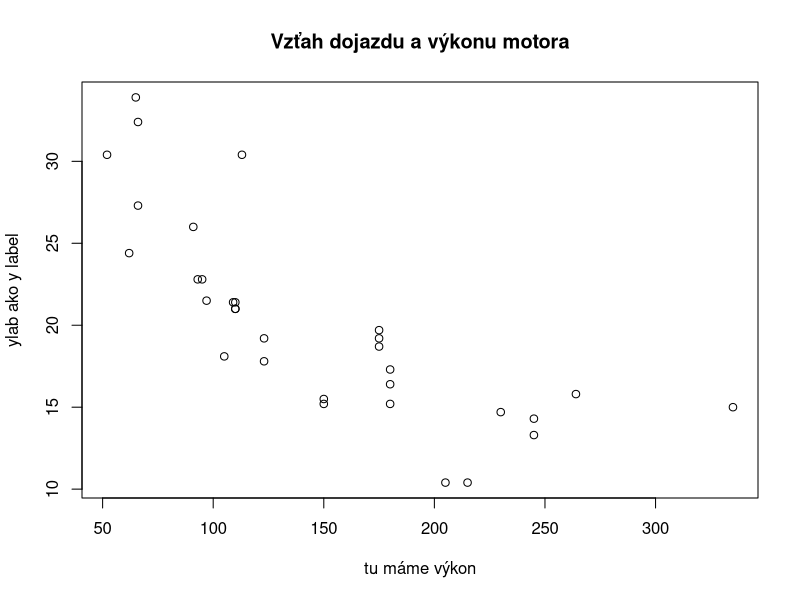
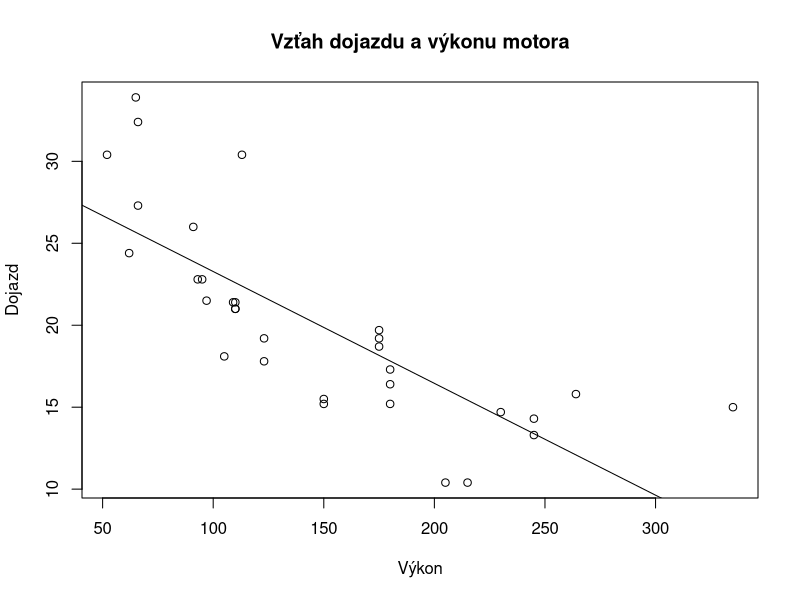

Reproduce these figures in R, in order.
## ---- chunk 1
library(knitr)
opts_chunk$set(echo = TRUE)
## ---- chunk 2
5 + 5
5 - 5
5 * 5
5 / 5
5^2
## ---- chunk 3
# zobrazí zvyšok z delenia

5 %% 2
## ---- chunk 4
mean(2, 4, 6)
abs(-5)
sqrt(8)
## ---- chunk 5
# Priradíme teda objektu "a" výsledok "2 + 2".

a <- 2 + 2

# Po napísaní názvu objektu do konzoly nám konzola ukáže už len výsledok.

a

# Nové priradenie hodnoty starému objektu prepíše starú hodnotu.

a <- 5 + 5

a
## ---- chunk 6
a^2
## ---- chunk 7
# Objektu "a" priradíme súbor číselných hodnôt a vytvoríme z neho vektor.

a <- c(5, 1, 4, 2, 3)

a

## ---- chunk 8
b <- c(5, 9, 6, 8, 7)
a + b
min(a)
sort(a)
sum(a)
## ---- chunk 9
# sample(), seq() a rep()
## ---- chunk 10
# Ako prvé potrebujeme zadať "x", teda vektor hodnôt, z ktorých chceme vyberať.
# Pre nás to budú hodnoty medzi 160 až 190, ktoré navolíme ako 160:190.

# 160:190 jednoducho vypíše hodnoty zaradom od 160 do 190. A sample() z nich náhodne vyberie
# nami určený počet hodnôt.


# "size" je počet hodnôt, aký ma funkcia vybrať.

# "replace", či môže vybrať jednu hodnotu viackrát, alebo ju má vylúčiť.

# "prob" použijeme, ak chceme priradiť istým hodnotám inú váhu.

vyska <- sample(x = 160:190, size = 10, replace = TRUE)

print(vyska)
## ---- chunk 11
seq(from = 2, to = 12, by = 0.5)
## ---- chunk 12
# Zadáme "od", "do" a koľko časí má vektor mať.

seq(from = 4, to = 10, length = 4) 

seq(from = 4, to = 10, length = 8)

# Alternatívou je zadať "od", "po", a rozdeliť to po požadovaných kúskoch
# na požadovanú dĺžku.

seq(from = 4, by = 0.5, length = 25)
## ---- chunk 13
rep(x = 1, times = 10)

rep(x = c(1, 2, 3), times = 3)
## ---- chunk 14
# Vytvorme si obyčajný číselný vektor.

obycajny_vektor <- c(1:10)

obycajny_vektor

# Za použitia indexovania môžeme vybrať akúkoľvek hodnotu. Chceme vybrať prvú.

obycajny_vektor[1]

# Alebo súbor hodnôt. Vyberieme prvú a poslednú hodnotu.

obycajny_vektor[c(1, 10)]
## ---- chunk 15
# Indexovaním môžeme aj odobrať hodnotu. Napr., ak chceme všetky okrem poslednej:

obycajny_vektor[-10]
## ---- chunk 16
# Pre vytvorenie vektora obsahujúceho textové reťazce, musí byť obsah ohraničený
# úvodzovkami "".

vector_characters <- c("c", "musíme", "používať", "stále", "ak", "chceme",
                       "viac", "hodnôt")

vector_characters

## ---- chunk 17


nazvy <- c("prvy", "druhy", "treti")
cisla <- c(1, 2, 3)

# Použijeme na to funkciu names()

names(cisla) <- nazvy

# Ak sa teraz pozrieme na vektor "cisla", uvidíme, že sme číslam priradili názvy.
# Na vypísanie výsledku môžeme použíť aj funkciu print().

print(cisla)

## ---- chunk 18
names(cisla) <- c("adin", "dos", "tres")

print(cisla)
## ---- chunk 19
# Logické operátory, inak známe ako Booleovské operátory, nám ako výsledok
# poskytnú výstup v podobe TRUE alebo FALSE.
# ! Pre overenie rovnosti použijeme "==".

vektor <-  5

vektor == 5

vektor == 6
## ---- chunk 20
# Vektor výšky ľudí, ktorý sme si skôr vytvorili.

vyska <- sample(x = 160:190, size = 10, replace = TRUE)

# Použitie logického operátora na zistenie, kto má viac ako 170cm. 

viac_ako_170 <- vyska > 170

# Výsledky však nebudú číselnými hodnotami, ale hodnotami booleovského typu.

print(viac_ako_170)

# To nám však nebráni zužiťkovať to pomocou funkcie "sum()" a zistiť počet 
# vyhovujúcich hodnôt. Zráta to všetky TRUE hodnoty.

sum(viac_ako_170)

# Čo dokážeme pomocou indexovania pretvoriť na číselné hodnoty.

vyska_v_cm <- vyska[vyska > 170]

print(vyska_v_cm)


## ---- chunk 21
# Pri funkcií matrix() zadáme vektor, a argumenty v podobe počtu riadkov, stĺpcov,
# a či má byť vektor usporiadaný po riadkoch alebo nie po riadkoch.

vektor <- c(1, 2, 3, 4, 5, 6, 7, 8, 9)

# Vytvoríme si štvorcovú maticu 3x3

matica1 <- matrix(vektor, nrow = 3, ncol = 3, byrow = TRUE)

matica1
## ---- chunk 22
# Zmeníme usporiadanie na FALSE, takže bude matica usporiadaná po stĺpcoch.

matica2 <- matrix(vektor, nrow = 3, ncol = 3, byrow = FALSE)

matica2
## ---- chunk 23
# Potrebujeme si vytvoriť vektory, ktoré budeme chcieť zlepiť.
# Vektor c(1:3) bude taký istý ako c(1, 2, 3).

vektor1 <- c(1:3)
vektor2 <- c(4, 5, 6)
vektor3 <- c(7, 8, 9)

# Zviazanie po riadkoch.

matica_riadky <- rbind(vektor1, vektor2, vektor3)

matica_riadky

## ---- chunk 24
matica_stlpce <- cbind(vektor1, vektor2, vektor3)

matica_stlpce
## ---- chunk 25
# Budeme pracovať s vyššie vytvorenou maticou "matica_riadky".

matica_riadky[1, 3] # jeden prvok, prvý riadok, tretí stĺpec
## ---- chunk 26
matica_riadky[1, ] # celý prvý riadok
## ---- chunk 27
matica_riadky[ , 1] # celý prvý stĺpec
## ---- chunk 28
matica_riadky * 5
## ---- chunk 29
matica_riadky %*% matica_stlpce
## ---- chunk 30
matica_riadky + matica_stlpce
## ---- chunk 31
matica_riadky

t(matica_riadky)
## ---- chunk 32
# Predpokladajme, že pracujeme so štvorcovou maticou.
# Ak by ste mali overiť, či sú vektory lineárne nezávislé,
# všetky ich spojíme do matice, a vyrátame rank matice. Ak bude rank
# rovný počtu vektorov, vektory sú navzájom  lineárne nezávislé.

vektor1 <- c(2, 3, 1, 9)
vektor2 <- c(1, 0, 3, 4)
vektor3 <- c(2, 9, 0, 3)
vektor4 <- c(4, 7, 2, 4)

matica <- rbind(vektor1, vektor2, vektor3, vektor4)


# Operátor "$" dokáže extrahovať konkrétnu hodnotu, ktorú chceme extrahovať. Skúste použiť
# príkaz "qr(matica)", ktorý nám vyráta ešte pár ďalších vecí. Nás však zaujíma iba rank.

qr(matica)$rank # vyrátame hodnosť matice
## ---- chunk 33
# Vidíme, že rank je rovný počtu riadkov/stĺpcov, teda naše vektory sú lineárne nezávislé.
## ---- chunk 34
# Pre načítanie datasetu do objektu použijeme trocha nezvyčajný prístup, kde:
# datasets predstavuje názov balíku, a "mtcars" dataset, ktorý chceme sprístupniť.
# Pomocou "::" sprístupníme konkrétny objekt z balíka.

data <- datasets::mtcars

# Ak by sme datasetu nechceli priradiť vlastný názov, ale ponechať originálny:

data("mtcars")

# Funkcia bude fungovať aj bez úvodzoviek.
## ---- chunk 35
# Predpokladajme, že máme načítaný dataset "mtcars".
# Pomocou funkcie "head()" si načítame prvých 6 riadkov.
# Alternatíva je "tail()" (ako chvost), pre vypísanie posledných 6 riadkov.

head(data)

# Vidíme, že je to súbor aút, s rôznymi parametrami.
# My sa budeme snažiť vysvetliť vplyv "hp" (horsepower, konské sily), 
# na "mph" (miles per galon, čiže koľko kilometrov má auto dojazd).
## ---- chunk 36
# Plotneme si dáta, ktoré dáme do regresie, čiže "mpg" a "hp".

plot(x = data$hp, y = data$mpg, ylab = "ylab ako y label", xlab = "tu máme výkon",
     main = "Vzťah dojazdu a výkonu motora")

## ---- chunk 37
# Chceme zistiť dopad "hp" na "mpg".
# Použijeme funkciu "lm()", ako linear model.
# Na konci musíme ako argument uviesť dáta, ktoré použijeme.

model <- lm(mpg ~ hp, data = data)

# Alternatívne môžeme model napísať pomocou extrakcie takto.
# Preferujem tento postup.

model <- lm(data$mpg ~ data$hp)

# Dostaneme dva koeficienty. Jeden pre intercept Beta0 a druhý pre Beta1 ako "hp".

model

# Intercept sa väčšinou neinterpretuje, slúži len pre určenie počiatočnej hodnoty.
# Ak by sme koeficient interpretovali, mohli by sme povedať, že auto s nula koňmi
# prejde 30 míľ na galón. Koeficient B1 by sme interpretovali ako:
# "každá extra konská sila, zníži dojazd o -0.068 míle". 
## ---- chunk 38
# Znova si plotneme dáta.

plot(x = data$hp, y = data$mpg, ylab = "Dojazd", xlab = "Výkon",
     main = "Vzťah dojazdu a výkonu motora")

# A pomocou funkcie "abline()" napasujeme do grafu priamku modelu.
# Abline ako priamka z bodu A do bodu B.

abline(model) 
## ---- chunk 39
# Pripomeňme si hodnoty nášho modelu.

model

# Na poradí pri kovariancii nezáleží.

kovar <- cov(data$mpg, data$hp)

rozptyl <- var(data$hp)

beta1 <- kovar/rozptyl

print(beta1)

# Oba parametre majú hodnotu -0.068 a rovnajú sa.
# Skúsme B0.

ybar <- mean(data$mpg)
xbar <- mean(data$hp)

beta0 <- ybar - (beta1 * xbar)

print(beta0)

# Sedí. :)
